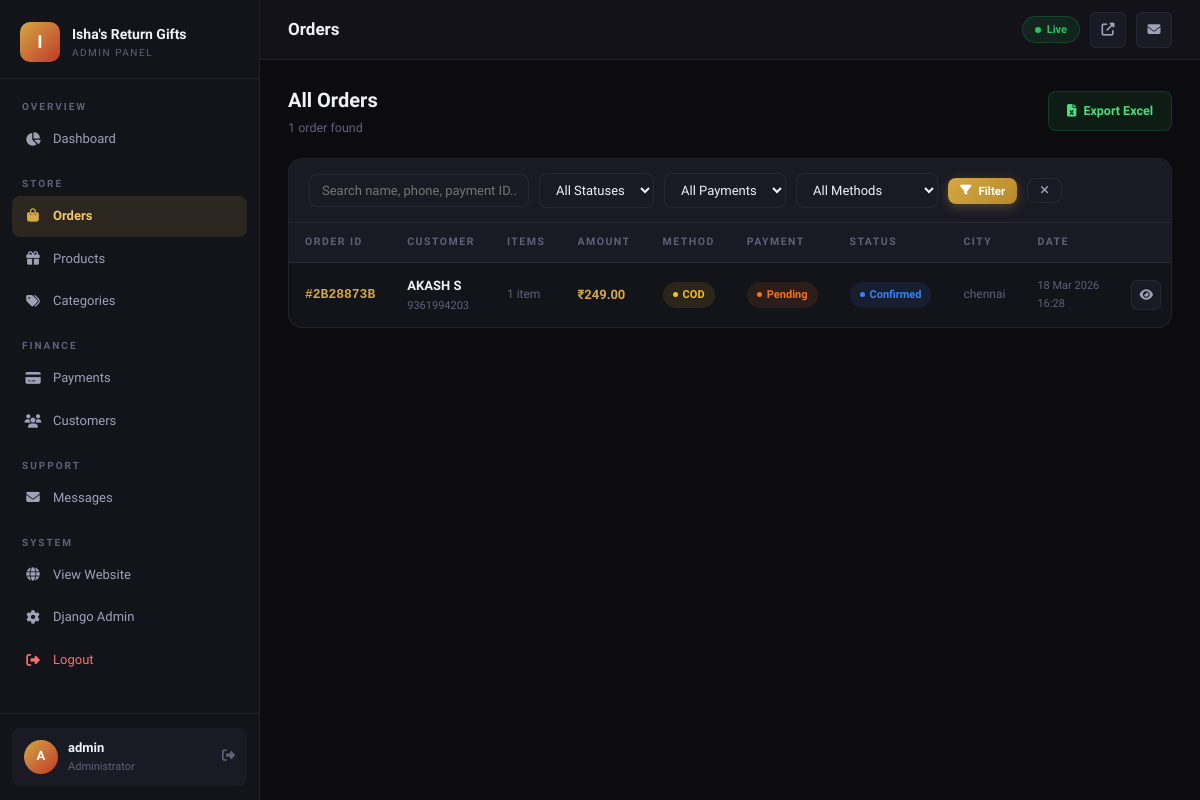
The page /dashboard/orders/ (signed in) on the database as committed earlier.
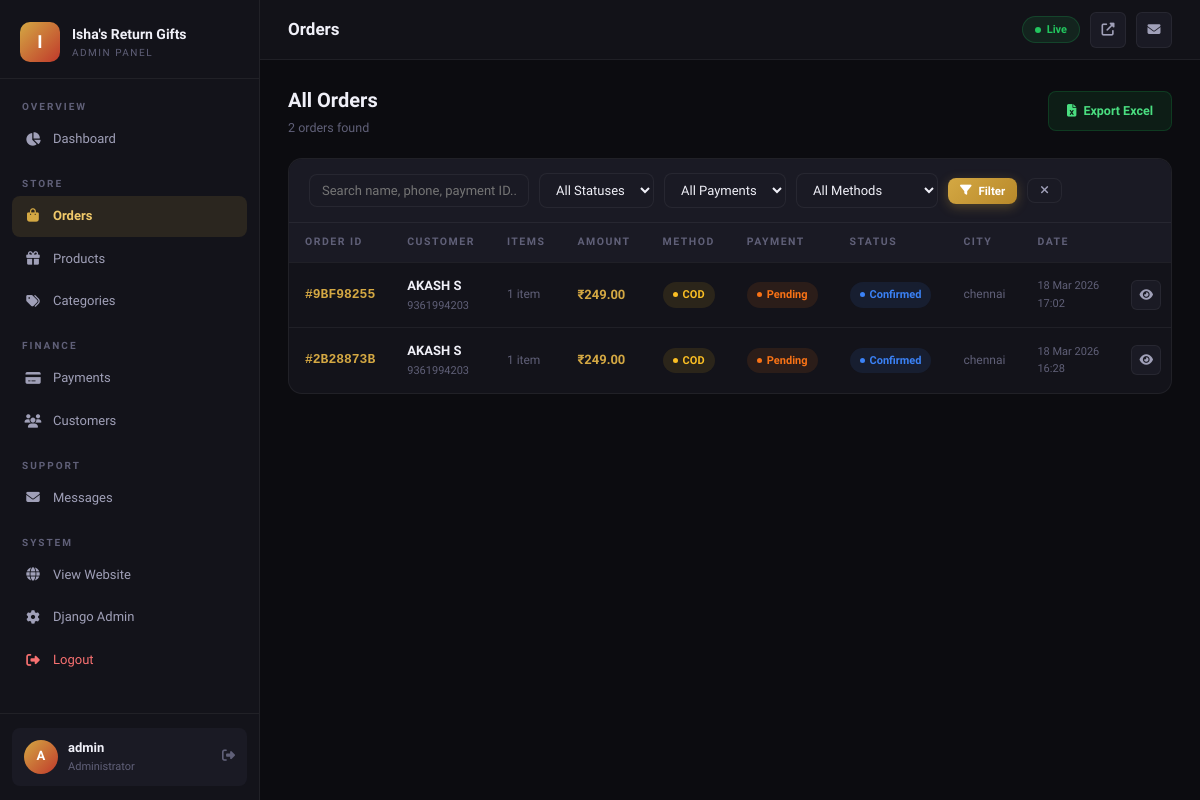
The same page on the database as committed later.
### orders/models.py (models this page shows, shortened)
class Order(models.Model):
    STATUS_CHOICES = [
        ('pending', 'Pending'),
        ('confirmed', 'Confirmed'),
        ('processing', 'Processing'),
        ('shipped', 'Shipped'),
        ('delivered', 'Delivered'),
        ('cancelled', 'Cancelled'),
    ]
    PAYMENT_STATUS_CHOICES = [
        ('pending', 'Pending'),
        ('paid', 'Paid'),
        ('failed', 'Failed'),
        ('refunded', 'Refunded'),
    ]
    PAYMENT_METHOD_CHOICES = [
        ('cod', 'Cash on Delivery'),
        ('online', 'Online Payment (UPI / Card / Net Banking)'),
    ]
    order_id = models.UUIDField(default=uuid.uuid4, editable=False, unique=True)
    customer_name = models.CharField(max_length=200)
    customer_email = models.EmailField(blank=True)
    customer_phone = models.CharField(max_length=15)
    address = models.TextField()
    city = models.CharField(max_length=100)
    state = models.CharField(max_length=100, default='Tamil Nadu')
    pincode = models.CharField(max_length=10)
    total_price = models.DecimalField(max_digits=10, decimal_places=2)
    payment_method = models.CharField(max_length=20, choices=PAYMENT_METHOD_CHOICES, default='online')
    payment_id = models.CharField(max_length=200, blank=True)
    razorpay_order_id = models.CharField(max_length=200, blank=True)
    payment_status = models.CharField(max_length=20, choices=PAYMENT_STATUS_CHOICES, default='pending')
    order_status = models.CharField(max_length=20, choices=STATUS_CHOICES, default='pending')
    notes = models.TextField(blank=True)
    created_at = models.DateTimeField(auto_now_add=True)
    updated_at = models.DateTimeField(auto_now=True)
    class Meta:
        ordering = ['-created_at']
    def get_short_order_id(self):
        return str(self.order_id)[:8].upper()

### dashboard/views.py (the view)
# urls.py: path('orders/', views.order_list, name='dashboard_orders'),
@login_required(login_url='/dashboard/login/')
@user_passes_test(is_admin, login_url='/dashboard/login/')
def order_list(request):
    orders = Order.objects.prefetch_related('items').order_by('-created_at')
    status = request.GET.get('status', '')
    payment = request.GET.get('payment', '')
    search = request.GET.get('search', '')
    method = request.GET.get('method', '')
    if status: orders = orders.filter(order_status=status)
    if payment: orders = orders.filter(payment_status=payment)
    if method: orders = orders.filter(payment_method=method)
    if search:
        orders = orders.filter(Q(customer_name__icontains=search) | Q(customer_phone__icontains=search) | Q(payment_id__icontains=search))
    return render(request, 'dashboard/orders.html', {
        'orders': orders, 'status_filter': status, 'payment_filter': payment,
        'method_filter': method, 'search': search, 'total_count': orders.count(),
        'status_choices': Order.STATUS_CHOICES, 'payment_choices': Order.PAYMENT_STATUS_CHOICES,
        'pending_count': Order.objects.filter(order_status='pending').count(),
        'new_msg_count': get_new_msg_count(),
    })

### dashboard/views.py (called while the page is built)
def is_admin(user):
    return user.is_authenticated and user.is_staff

def get_new_msg_count():
    try:
        from contact.models import ContactMessage
        return ContactMessage.objects.filter(status='new').count()
    except Exception:
        return 0

### products/context_processors.py (called while the page is built)
def cart_count(request):
    count = 0
    if request.session.session_key:
        try:
            cart = Cart.objects.get(session_key=request.session.session_key)
            count = cart.get_item_count()
        except Cart.DoesNotExist:
            pass
    return {'cart_count': count}

### templates/dashboard/orders.html (shortened to what this page needs)
{% extends 'dashboard/base.html' %}
{% block nav_orders %}active{% endblock %}
{% block page_title %}Orders{% endblock %}
{% block content %}
<div class="s-header">
  <div class="s-title">
    <h2>All Orders</h2>
    <p>{{ total_count }} order{{ total_count|pluralize }} found</p>
  </div>
  <div class="s-actions">
    <a href="{% url 'export_orders_excel' %}" class="btn btn-excel"><i class="fas fa-file-excel"></i> Export Excel</a>
  </div>
</div>
<div class="card">
  <div class="filter-bar">
    <form method="GET" style="display:flex;gap:10px;flex-wrap:wrap;width:100%;align-items:center;">
      <input type="text" name="search" class="f-control filter-search" placeholder="Search name, phone, payment ID..." value="{{ search }}">
      <select name="status" class="f-control">
        <option value="">All Statuses</option>
      </select>
      <select name="payment" class="f-control">
        <option value="">All Payments</option>
      </select>
      <select name="method" class="f-control">
        <option value="">All Methods</option>
      </select>
      <button type="submit" class="btn btn-gold btn-sm"><i class="fas fa-filter"></i> Filter</button>
      <a href="{% url 'dashboard_orders' %}" class="btn btn-ghost btn-sm"><i class="fas fa-times"></i></a>
    </form>
  </div>
  <div style="overflow-x:auto;">
    <table class="d-table">
      <thead><tr>
        <th>Order ID</th><th>Customer</th><th>Items</th><th>Amount</th>
        <th>Method</th><th>Payment</th><th>Status</th><th>City</th><th>Date</th><th></th>
      </tr></thead>
      <tbody>
        {% for o in orders %}
        <tr>
          <td><span style="font-family:monospace;color:var(--gold);font-weight:700;">#{{ o.get_short_order_id }}</span></td>
          <td>
            <div style="font-weight:600;">{{ o.customer_name }}</div>
            <div style="font-size:11px;color:var(--text3);">{{ o.customer_phone }}</div>
          </td>
          <td style="color:var(--text3);font-size:12px;">{{ o.items.count }} item{{ o.items.count|pluralize }}</td>
          <td style="font-weight:700;color:var(--gold);">₹{{ o.total_price }}</td>
          <td>{% if o.payment_method == 'cod' %}<span class="badge b-cod">COD</span>{% else %}<span class="badge b-online">Online</span>{% endif %}</td>
          <td><span class="badge b-{{ o.payment_status }}">{{ o.payment_status|title }}</span></td>
          <td><span class="badge b-{{ o.order_status }}">{{ o.order_status|title }}</span></td>
          <td style="color:var(--text3);font-size:12px;">{{ o.city }}</td>
          <td style="color:var(--text3);font-size:11px;white-space:nowrap;">{{ o.created_at|date:"d M Y" }}<br>{{ o.created_at|time:"H:i" }}</td>
          <td><a href="{% url 'dashboard_order_detail' o.id %}" class="btn-icon"><i class="fas fa-eye"></i></a></td>
        </tr>
        {% empty %}
        <tr><td colspan="10"><div class="empty"><i class="fas fa-shopping-bag"></i><p>No orders found</p></div></td></tr>
        {% endfor %}
      </tbody>
    </table>
  </div>
</div>
{% endblock %}

### templates/dashboard/base.html (shortened to what this page needs)
{% load static %}
<!DOCTYPE html>
<html lang="en">
<head>
<link rel="stylesheet" href="https://cdnjs.cloudflare.com/ajax/libs/font-awesome/6.5.0/css/all.min.css">
</head>
<body>
<aside class="sidebar" id="sidebar">
  <div class="sidebar-logo">
    <a href="{% url 'dashboard_home' %}" class="logo-mark">
      <div class="logo-icon">I</div>
      <div>
        <div class="logo-name">Isha's Return Gifts</div>
        <div class="logo-sub">Admin Panel</div>
      </div>
    </a>
  </div>
  <div class="nav-wrap">
    <div class="nav-section-label">Overview</div>
    <a href="{% url 'dashboard_home' %}" class="nav-link {% block nav_home %}{% endblock %}">
      <i class="fas fa-chart-pie ni"></i> Dashboard
    </a>
    <div class="nav-section-label" style="margin-top:8px;">Store</div>
    <a href="{% url 'dashboard_orders' %}" class="nav-link {% block nav_orders %}{% endblock %}">
      <i class="fas fa-shopping-bag ni"></i> Orders
    </a>
    <a href="{% url 'dashboard_products' %}" class="nav-link {% block nav_products %}{% endblock %}">
      <i class="fas fa-gift ni"></i> Products
    </a>
    <a href="{% url 'dashboard_categories' %}" class="nav-link {% block nav_categories %}{% endblock %}">
      <i class="fas fa-tags ni"></i> Categories
    </a>
    <div class="nav-section-label" style="margin-top:8px;">Finance</div>
    <a href="{% url 'dashboard_payments' %}" class="nav-link {% block nav_payments %}{% endblock %}">
      <i class="fas fa-credit-card ni"></i> Payments
    </a>
    <a href="{% url 'dashboard_customers' %}" class="nav-link {% block nav_customers %}{% endblock %}">
      <i class="fas fa-users ni"></i> Customers
    </a>
    <div class="nav-section-label" style="margin-top:8px;">Support</div>
    <a href="{% url 'dashboard_contact_messages' %}" class="nav-link {% block nav_messages %}{% endblock %}">
      <i class="fas fa-envelope ni"></i> Messages
    </a>
    <div class="nav-section-label" style="margin-top:8px;">System</div>
    <a href="{% url 'home' %}" class="nav-link" target="_blank">
      <i class="fas fa-globe ni"></i> View Website
    </a>
    <a href="/admin/" class="nav-link" target="_blank">
      <i class="fas fa-cog ni"></i> Django Admin
    </a>
    <a href="{% url 'dashboard_logout' %}" class="nav-link" style="color:#f87171;">
      <i class="fas fa-sign-out-alt ni"></i> Logout
    </a>
  </div>
  <div class="sidebar-user">
    <div class="user-card">
      <div class="user-av">{{ request.user.username|first|upper }}</div>
      <div>
        <div class="user-info-name">{{ request.user.get_full_name|default:request.user.username }}</div>
        <div class="user-info-role">Administrator</div>
      </div>
      <a href="{% url 'dashboard_logout' %}" class="user-logout" title="Logout"><i class="fas fa-sign-out-alt"></i></a>
    </div>
  </div>
</aside>
<div class="main">
  <header class="topbar">
    <div style="display:flex;align-items:center;gap:16px;">
      <h1 class="page-heading">{% block page_title %}Dashboard{% endblock %}</h1>
    </div>
    <div class="topbar-right">
      <div class="live-pill"><div class="live-dot"></div>Live</div>
      <a href="{% url 'home' %}" class="tb-btn" title="View Website" target="_blank"><i class="fas fa-external-link-alt"></i></a>
      <a href="{% url 'dashboard_contact_messages' %}" class="tb-btn" title="Messages" style="position:relative;">
        <i class="fas fa-envelope"></i>
      </a>
    </div>
  </header>
  <main class="page-body">{% block content %}{% endblock %}</main>
</div>
</body>
</html>

Rows that differ between the two databases and show on the page:
added Order: get_short_order_id "9BF98255", customer_name "AKASH S", customer_phone "9361994203", items.count "1", total_price "249.00", payment_method "COD", payment_status "Pending", order_status "Confirmed", city "chennai", created_at "18 Mar 2026", created_at "17:02"
Other text that changed with them:
{{ total_count }}: "1" → "2"
